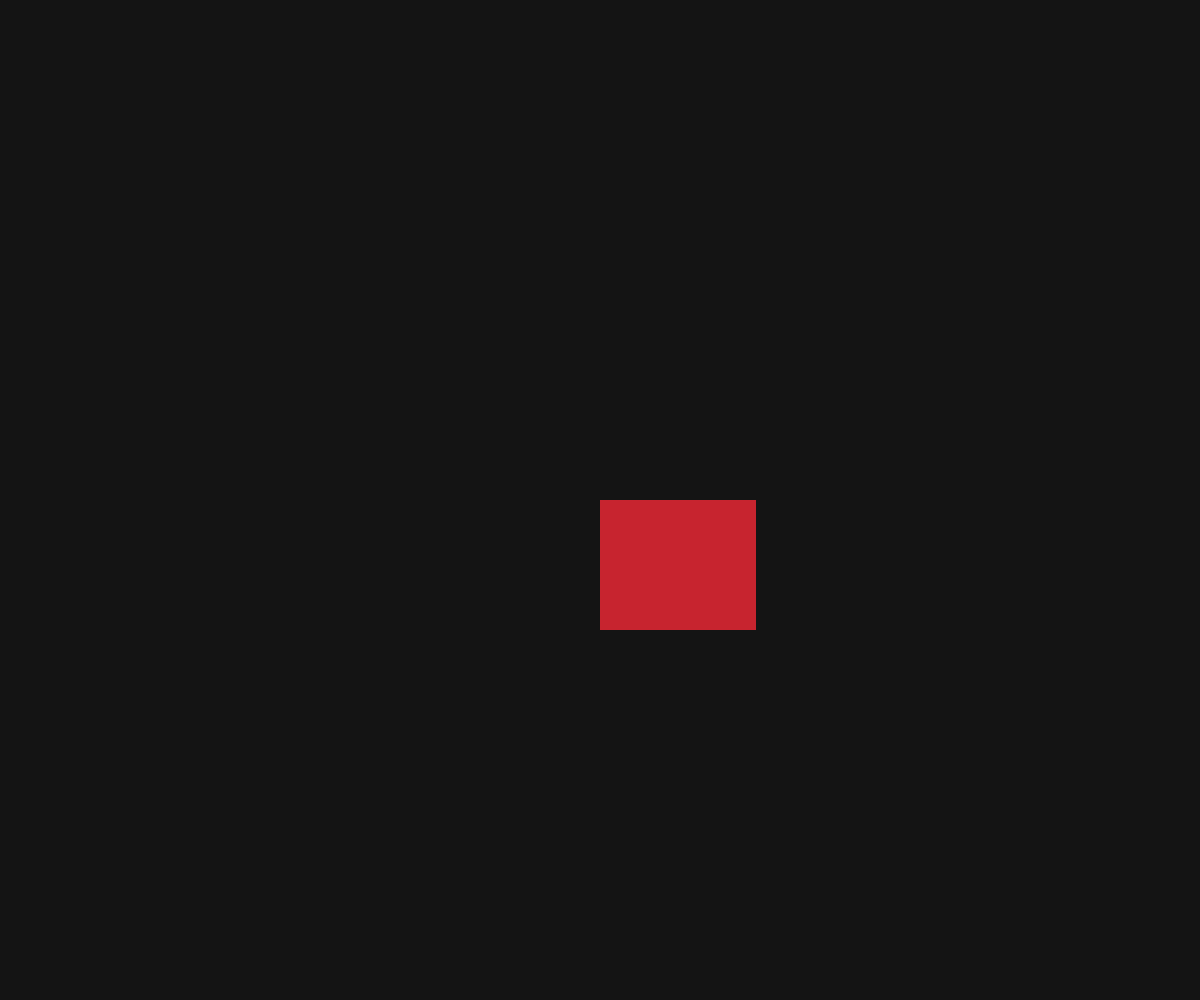
Frame 1 (no input)
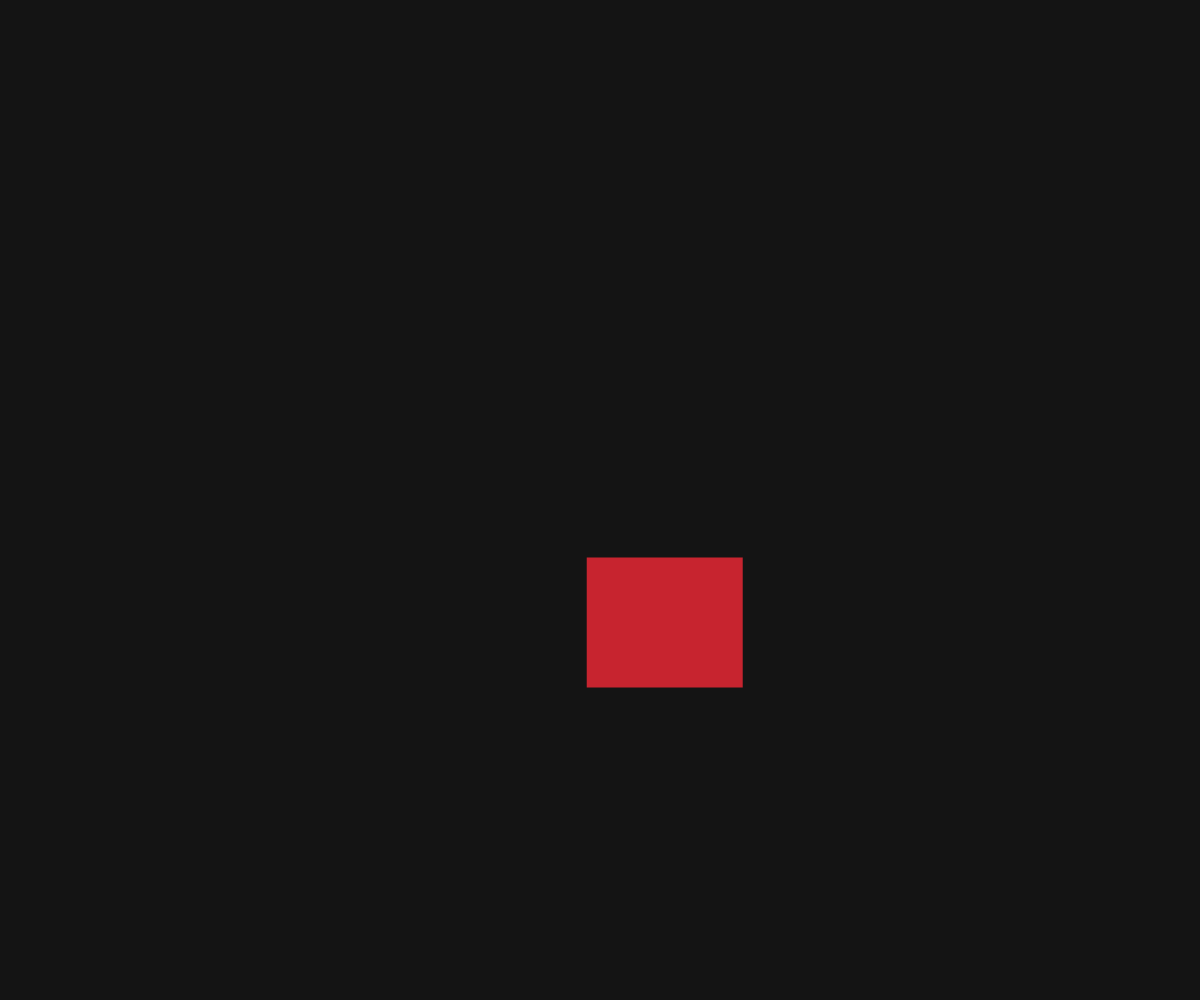
Frame 60 (no input)
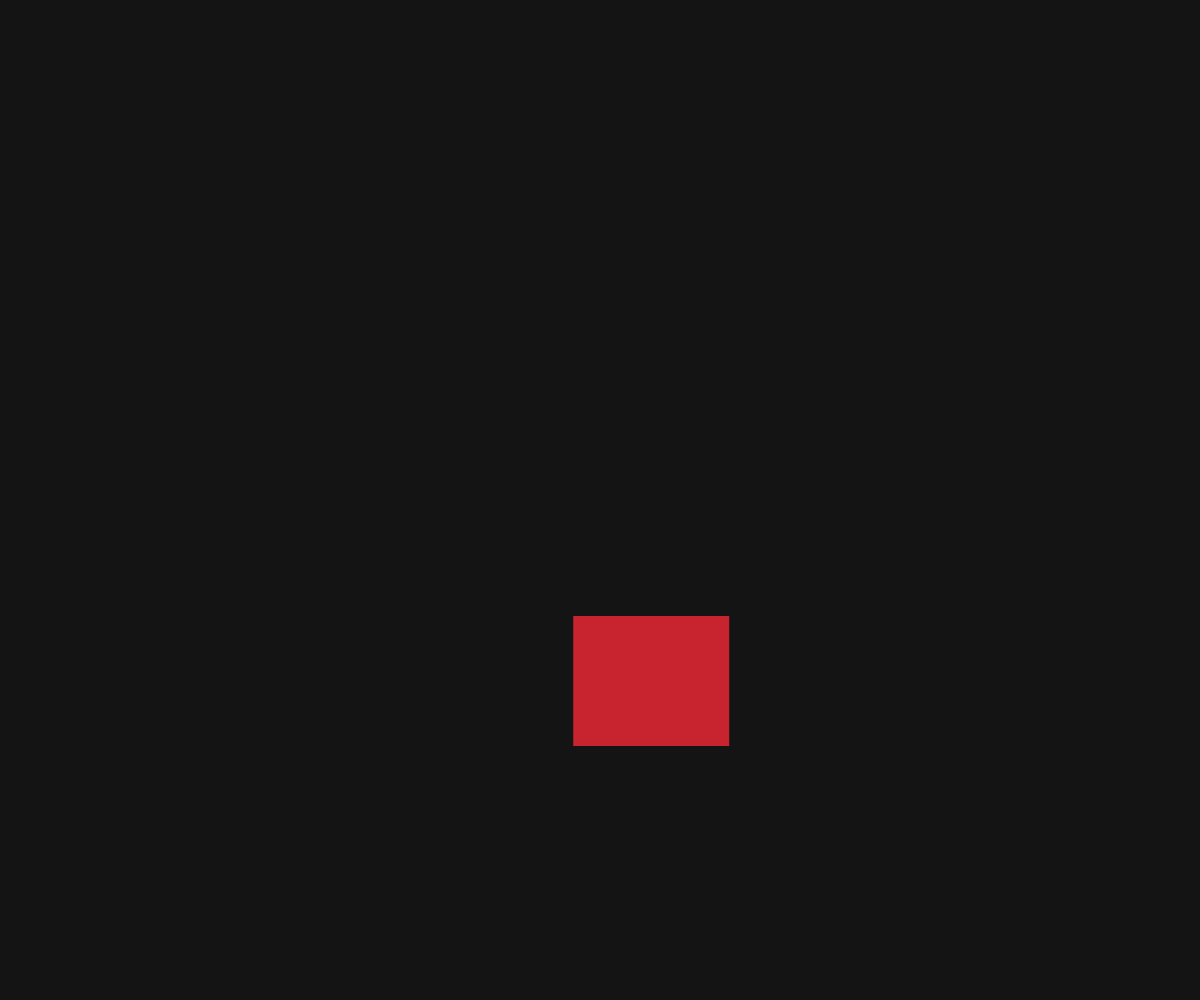
Frame 120 (the mouse pressed at the canvas centre since frame 60)

The p5.js sketch that drew these frames (run headless with seeded random() and noise() and a simulated clock; from frame 60 on, the mouse is pressed at the canvas centre):

// p5.js sketch
// ── sketch.js
let logo;
function setup() {
  createCanvas(windowWidth, windowHeight); //700,525  4:3
  logo = new Logo(width/2, height/2, round(random(360)));
}

function draw() {
  resizeCanvas(windowWidth, windowHeight);
  background(20);
  angleMode(DEGREES);
  
  logo.draw();
  logo.update();
}
// ── logo.js
/**
  Constructor(x, y, an, [ria])
x    starting x position in canvas
y    starting y position in canvas
an   starting angle
ria  (optional) random +/- of a percentage of the angle (0.0-1.0)
*/
class Logo {
  //constructor
  constructor(_x, _y, _an, _ria){
    this.pos = createVector(_x, _y);  //position
    this.ang = _an;  //angle
    
    //~random impact angle
    if(_ria == null)
      this.ria = 0;
    else
      this.ria = _ria;
    //~~
    
    //~hue variables
    this.hueCounter = 0;
    this.colourChange();
    //~~
  }
  //~
  
  //draw the logo
  draw(){
    push();
    fill(this.hue);
    noStroke();
    
    this.w = width*0.13;
    this.h = height*0.13;
    rect(this.pos.x, this.pos.y, this.w, this.h);
    pop();
  }
  //~
  
  //impact angle and hue change
  hit(){
    if(this.pos.x < 0){
      this.ang += 2*(90 - (this.ang - 180));
      this.colourChange();
      this.randomHitAngle();
    }
    
    if(this.pos.x >= width - this.w){
      this.ang += 2*(90 - this.ang);
      this.colourChange();
      this.randomHitAngle();
    }
    
    if(this.pos.y <= 0){
      this.ang = 360 - this.ang;
      this.colourChange();
      this.randomHitAngle();
    }
    
    if(this.pos.y >= height - this.h){
      this.ang = 360 - this.ang;
      this.colourChange();
      this.randomHitAngle();
    }
  }
  //~
  
  //update the logo
  update(){
    this.hit();
    
    //~angle touch up
    if(this.ang < 0)
      this.ang += 360;
    this.ang %= 360;
    //~
    
    this.pos.x +=  cos(this.ang);
    this.pos.y += -sin(this.ang);
  }
  //~
  
  //cycle thru colours on impact
  colourChange(){
    switch(this.hueCounter){
      case 0:
        this.hue = color(199, 36, 47); //Red 
      break;
      
      case 1:
        this.hue = color(235, 186, 52); //Yellow
      break;
      
      case 2:
        this.hue = color(9, 181, 9); //Green 
      break;
      
      case 3:
        this.hue = color(36, 126, 199); //Blue 
      break;
      
      case 4:
        this.hue = color(147, 52, 235); //Purple
      break;
    }
    
    this.hueCounter++;
    this.hueCounter %= 5;
    
  }
  //~
  
  //calculate random angle +/- on impact
  randomHitAngle(){
    if(random() > 0.5)
      this.ang += round(random(360 * this.ria));
    else
      this.ang -= round(random(360 * this.ria));
  }
  //~
}
